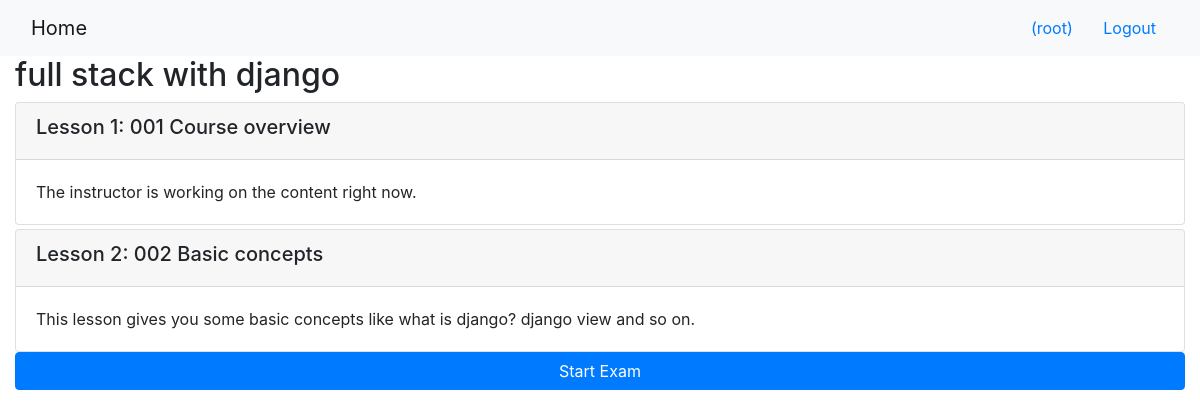
/onlinecourse/1/ (signed in), run on the app's committed database.
### onlinecourse/models.py (models this page shows, shortened)
class Course(models.Model):
    name = models.CharField(null=False, max_length=30, default='online course')
    image = models.ImageField(upload_to='course_images/')
    description = models.CharField(max_length=1000)
    pub_date = models.DateField(null=True)
    instructors = models.ManyToManyField(Instructor)
    users = models.ManyToManyField(settings.AUTH_USER_MODEL, through='Enrollment')
    total_enrollment = models.IntegerField(default=0)
    is_enrolled = False

class Lesson(models.Model):
    title = models.CharField(max_length=200, default="title")
    order = models.IntegerField(default=0)
    course = models.ForeignKey(Course, on_delete=models.CASCADE)
    content = models.TextField()

### onlinecourse/views.py (the view)
# urls.py: path('<int:pk>/', views.CourseDetailView.as_view(), name='course_details'),
class CourseDetailView(generic.DetailView):
    model = Course
    template_name = 'onlinecourse/course_detail_bootstrap.html'

### onlinecourse/templates/onlinecourse/course_detail_bootstrap.html (shortened to what this page needs)
<!DOCTYPE html>
<html lang="en">
<head>
     {% load static %}
    <link rel="stylesheet" href="https://maxcdn.bootstrapcdn.com/bootstrap/4.5.2/css/bootstrap.min.css">
</head>
<body>
    <nav class="navbar navbar-light bg-light">
        <div class="container-fluid">
            <div class="navbar-header">
                  <a class="navbar-brand" href="{% url 'onlinecourse:index' %}">Home</a>
            </div>
            <ul class="nav navbar-nav navbar-right">
                {% if user.is_authenticated %}
                <li>
                    <a class="btn btn-link" href="#">{{ user.first_name }}({{ user.username }})</a>
                    <a class="btn btn-link" href="{% url 'onlinecourse:logout' %}">Logout</a>
                </li>
                {% endif %}
            </ul>
        </div>
    </nav>
    <div class="container-fluid">
            <h2>{{ course.name }}</h2>
            <div class="card-columns-vertical">
                {% for lesson in course.lesson_set.all %}
                    <div class="card mt-1">
                        <div class="card-header"><h5>Lesson {{lesson.order|add:1}}: {{lesson.title}}</h5></div>
                        <div class="card-body">{{lesson.content}}</div>
                    </div>
                {% endfor %}
            </div>
            {% if user.is_authenticated %}
            <button class="btn btn-primary btn-block" data-toggle="collapse" data-target="#demo">Start Exam</button>
            {% endif %}
    </div>
</body>
</html>

### data on the page
Course: name "full stack with django"
Lesson: order|add "1", title "001 Course overview", content "The instructor is working on the content right now."
Lesson: order|add "2", title "002 Basic concepts", content "This lesson gives you some basic concepts like what is django? django view and so on."

### other printed values
{{ user.username }} "root"
